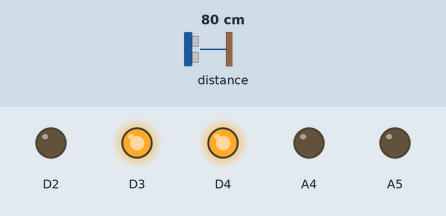
A sketch run on a simulated Arduino Nano 33 BLE. Shown: output pins drawn as LEDs (lit = HIGH). Inputs (shaded band) come from the test bench; at power-on: distance to the obstacle 80 cm.

Above: at 1.2 s.
1.3 s: distance to the obstacle set to 9 cm
At 1.7 s:
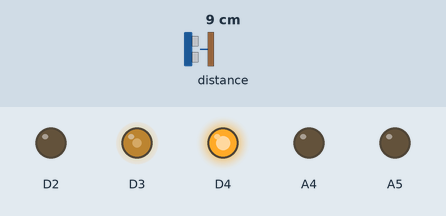
2.8 s: distance to the obstacle set to 18 cm
At 4.0 s:
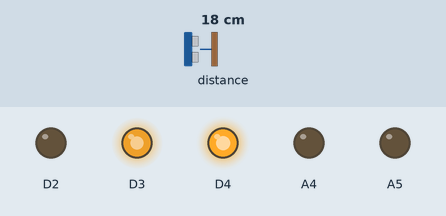
Timing chart, 0 to 5.8 s (numbered marks = the images above; inputs shaded):
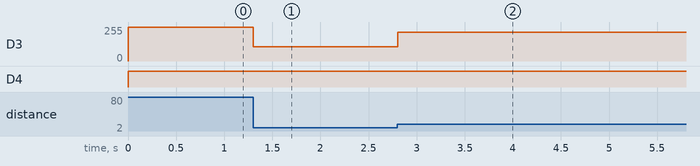

Measured:
- after the input at 1.3 s, D3: 255/255 → 108/255 at once
- after the input at 2.8 s, D3: 108/255 → 216/255 at once

The sketch:

active_motor_by_proximity_sensor.ino
```cpp
#include <Arduino_APDS9960.h>

void setup() {
  Serial.begin(9600);
  pinMode(A5,OUTPUT);
  pinMode(A4,OUTPUT);
  pinMode(3,OUTPUT);
  pinMode(2,OUTPUT);
  pinMode(4,OUTPUT);

  while (!Serial);

  if (!APDS.begin()) {
    Serial.println("Error initializing APDS9960 sensor!");
  }
}

void loop() {
  if (APDS.proximityAvailable()) {
    int proximity = APDS.readProximity();
    digitalWrite(4,HIGH);
    digitalWrite(2,LOW);
    analogWrite(3,proximity);


  }
}
```
